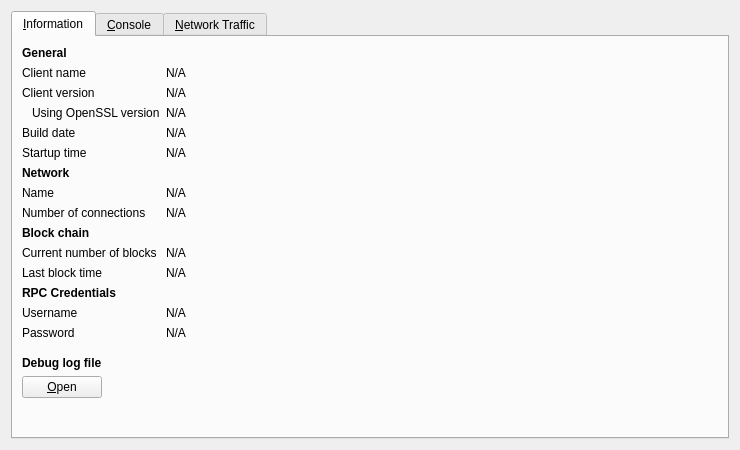
<?xml version="1.0" encoding="UTF-8"?>
<ui version="4.0">
 <class>RPCConsole</class>
 <widget class="QDialog" name="RPCConsole">
  <property name="geometry">
   <rect>
    <x>0</x>
    <y>0</y>
    <width>740</width>
    <height>450</height>
   </rect>
  </property>
  <property name="windowTitle">
   <string>Debug window</string>
  </property>
  <layout class="QVBoxLayout" name="verticalLayout_2">
   <item>
    <widget class="QTabWidget" name="tabWidget">
     <property name="currentIndex">
      <number>0</number>
     </property>
     <widget class="QWidget" name="tab_info">
      <attribute name="title">
       <string>&amp;Information</string>
      </attribute>
      <layout class="QFormLayout" name="formLayout">
       <item row="0" column="0">
        <widget class="QLabel" name="label_9">
         <property name="font">
          <font>
           <weight>75</weight>
           <bold>true</bold>
          </font>
         </property>
         <property name="text">
          <string>General</string>
         </property>
        </widget>
       </item>
       <item row="1" column="0">
        <widget class="QLabel" name="label_5">
         <property name="text">
          <string>Client name</string>
         </property>
        </widget>
       </item>
       <item row="1" column="1">
        <widget class="QLabel" name="clientName">
         <property name="cursor">
          <cursorShape>IBeamCursor</cursorShape>
         </property>
         <property name="text">
          <string>N/A</string>
         </property>
         <property name="textFormat">
          <enum>Qt::PlainText</enum>
         </property>
         <property name="textInteractionFlags">
          <set>Qt::LinksAccessibleByMouse|Qt::TextSelectableByKeyboard|Qt::TextSelectableByMouse</set>
         </property>
        </widget>
       </item>
       <item row="2" column="0">
        <widget class="QLabel" name="label_6">
         <property name="text">
          <string>Client version</string>
         </property>
        </widget>
       </item>
       <item row="2" column="1">
        <widget class="QLabel" name="clientVersion">
         <property name="cursor">
          <cursorShape>IBeamCursor</cursorShape>
         </property>
         <property name="text">
          <string>N/A</string>
         </property>
         <property name="textFormat">
          <enum>Qt::PlainText</enum>
         </property>
         <property name="textInteractionFlags">
          <set>Qt::LinksAccessibleByMouse|Qt::TextSelectableByKeyboard|Qt::TextSelectableByMouse</set>
         </property>
        </widget>
       </item>
       <item row="3" column="0">
        <widget class="QLabel" name="label_14">
         <property name="text">
          <string>Using OpenSSL version</string>
         </property>
         <property name="indent">
          <number>10</number>
         </property>
        </widget>
       </item>
       <item row="3" column="1">
        <widget class="QLabel" name="openSSLVersion">
         <property name="cursor">
          <cursorShape>IBeamCursor</cursorShape>
         </property>
         <property name="text">
          <string>N/A</string>
         </property>
         <property name="textFormat">
          <enum>Qt::PlainText</enum>
         </property>
         <property name="textInteractionFlags">
          <set>Qt::LinksAccessibleByMouse|Qt::TextSelectableByKeyboard|Qt::TextSelectableByMouse</set>
         </property>
        </widget>
       </item>
       <item row="4" column="0">
        <widget class="QLabel" name="label_12">
         <property name="text">
          <string>Build date</string>
         </property>
        </widget>
       </item>
       <item row="4" column="1">
        <widget class="QLabel" name="buildDate">
         <property name="cursor">
          <cursorShape>IBeamCursor</cursorShape>
         </property>
         <property name="text">
          <string>N/A</string>
         </property>
         <property name="textFormat">
          <enum>Qt::PlainText</enum>
         </property>
         <property name="textInteractionFlags">
          <set>Qt::LinksAccessibleByMouse|Qt::TextSelectableByKeyboard|Qt::TextSelectableByMouse</set>
         </property>
        </widget>
       </item>
       <item row="5" column="0">
        <widget class="QLabel" name="label_13">
         <property name="text">
          <string>Startup time</string>
         </property>
        </widget>
       </item>
       <item row="5" column="1">
        <widget class="QLabel" name="startupTime">
         <property name="cursor">
          <cursorShape>IBeamCursor</cursorShape>
         </property>
         <property name="text">
          <string>N/A</string>
         </property>
         <property name="textFormat">
          <enum>Qt::PlainText</enum>
         </property>
         <property name="textInteractionFlags">
          <set>Qt::LinksAccessibleByMouse|Qt::TextSelectableByKeyboard|Qt::TextSelectableByMouse</set>
         </property>
        </widget>
       </item>
       <item row="6" column="0">
        <widget class="QLabel" name="label_11">
         <property name="font">
          <font>
           <weight>75</weight>
           <bold>true</bold>
          </font>
         </property>
         <property name="text">
          <string>Network</string>
         </property>
        </widget>
       </item>
       <item row="7" column="0">
        <widget class="QLabel" name="label_8">
         <property name="text">
          <string>Name</string>
         </property>
        </widget>
       </item>
       <item row="7" column="1">
        <widget class="QLabel" name="networkName">
         <property name="cursor">
          <cursorShape>IBeamCursor</cursorShape>
         </property>
         <property name="text">
          <string>N/A</string>
         </property>
         <property name="textFormat">
          <enum>Qt::PlainText</enum>
         </property>
         <property name="textInteractionFlags">
          <set>Qt::LinksAccessibleByMouse|Qt::TextSelectableByKeyboard|Qt::TextSelectableByMouse</set>
         </property>
        </widget>
       </item>
       <item row="8" column="0">
        <widget class="QLabel" name="label_7">
         <property name="text">
          <string>Number of connections</string>
         </property>
        </widget>
       </item>
       <item row="8" column="1">
        <widget class="QLabel" name="numberOfConnections">
         <property name="cursor">
          <cursorShape>IBeamCursor</cursorShape>
         </property>
         <property name="text">
          <string>N/A</string>
         </property>
         <property name="textFormat">
          <enum>Qt::PlainText</enum>
         </property>
         <property name="textInteractionFlags">
          <set>Qt::LinksAccessibleByMouse|Qt::TextSelectableByKeyboard|Qt::TextSelectableByMouse</set>
         </property>
        </widget>
       </item>
       <item row="9" column="0">
        <widget class="QLabel" name="label_10">
         <property name="font">
          <font>
           <weight>75</weight>
           <bold>true</bold>
          </font>
         </property>
         <property name="text">
          <string>Block chain</string>
         </property>
        </widget>
       </item>
       <item row="10" column="0">
        <widget class="QLabel" name="label_3">
         <property name="text">
          <string>Current number of blocks</string>
         </property>
        </widget>
       </item>
       <item row="10" column="1">
        <widget class="QLabel" name="numberOfBlocks">
         <property name="cursor">
          <cursorShape>IBeamCursor</cursorShape>
         </property>
         <property name="text">
          <string>N/A</string>
         </property>
         <property name="textFormat">
          <enum>Qt::PlainText</enum>
         </property>
         <property name="textInteractionFlags">
          <set>Qt::LinksAccessibleByMouse|Qt::TextSelectableByKeyboard|Qt::TextSelectableByMouse</set>
         </property>
        </widget>
       </item>
       <item row="11" column="0">
        <widget class="QLabel" name="label_2">
         <property name="text">
          <string>Last block time</string>
         </property>
        </widget>
       </item>
       <item row="11" column="1">
        <widget class="QLabel" name="lastBlockTime">
         <property name="cursor">
          <cursorShape>IBeamCursor</cursorShape>
         </property>
         <property name="text">
          <string>N/A</string>
         </property>
         <property name="textFormat">
          <enum>Qt::PlainText</enum>
         </property>
         <property name="textInteractionFlags">
          <set>Qt::LinksAccessibleByMouse|Qt::TextSelectableByKeyboard|Qt::TextSelectableByMouse</set>
         </property>
        </widget>
       </item>
       <item row="12" column="0">
        <widget class="QLabel" name="label_15">
         <property name="font">
          <font>
           <weight>75</weight>
           <bold>true</bold>
          </font>
         </property>
         <property name="text">
          <string>RPC Credentials</string>
         </property>
        </widget>
       </item>
       <item row="13" column="0">
        <widget class="QLabel" name="label_4">
         <property name="text">
          <string>Username</string>
         </property>
        </widget>
       </item>
       <item row="13" column="1">
        <widget class="QLabel" name="username">
         <property name="cursor">
          <cursorShape>IBeamCursor</cursorShape>
         </property>
         <property name="text">
          <string>N/A</string>
         </property>
         <property name="textFormat">
          <enum>Qt::PlainText</enum>
         </property>
         <property name="textInteractionFlags">
          <set>Qt::LinksAccessibleByMouse|Qt::TextSelectableByKeyboard|Qt::TextSelectableByMouse</set>
         </property>
        </widget>
       </item>
       <item row="14" column="0">
        <widget class="QLabel" name="label_18">
         <property name="text">
          <string>Password</string>
         </property>
        </widget>
       </item>
       <item row="14" column="1">
        <widget class="QLabel" name="password">
         <property name="cursor">
          <cursorShape>IBeamCursor</cursorShape>
         </property>
         <property name="text">
          <string>N/A</string>
         </property>
         <property name="textFormat">
          <enum>Qt::PlainText</enum>
         </property>
         <property name="textInteractionFlags">
          <set>Qt::LinksAccessibleByMouse|Qt::TextSelectableByKeyboard|Qt::TextSelectableByMouse</set>
         </property>
        </widget>
       </item>
       <item row="15" column="0">
        <spacer name="verticalSpacer_2">
         <property name="orientation">
          <enum>Qt::Vertical</enum>
         </property>
         <property name="sizeHint" stdset="0">
          <size>
           <width>20</width>
           <height>20</height>
          </size>
         </property>
        </spacer>
       </item>
       <item row="16" column="0">
        <widget class="QLabel" name="labelDebugLogfile">
         <property name="font">
          <font>
           <weight>75</weight>
           <bold>true</bold>
          </font>
         </property>
         <property name="text">
          <string>Debug log file</string>
         </property>
        </widget>
       </item>
       <item row="17" column="0">
        <widget class="QPushButton" name="openDebugLogfileButton">
         <property name="toolTip">
          <string>Open the Digitalcoin debug log file from the current data directory. This can take a few seconds for large log files.</string>
         </property>
         <property name="text">
          <string>&amp;Open</string>
         </property>
         <property name="autoDefault">
          <bool>false</bool>
         </property>
        </widget>
       </item>
       <item row="18" column="0">
        <spacer name="verticalSpacer">
         <property name="orientation">
          <enum>Qt::Vertical</enum>
         </property>
         <property name="sizeHint" stdset="0">
          <size>
           <width>20</width>
           <height>40</height>
          </size>
         </property>
        </spacer>
       </item>
      </layout>
     </widget>
     <widget class="QWidget" name="tab_console">
      <attribute name="title">
       <string>&amp;Console</string>
      </attribute>
      <layout class="QVBoxLayout" name="verticalLayout_3">
       <property name="spacing">
        <number>3</number>
       </property>
       <item>
        <widget class="QTextEdit" name="messagesWidget">
         <property name="minimumSize">
          <size>
           <width>0</width>
           <height>100</height>
          </size>
         </property>
         <property name="readOnly">
          <bool>true</bool>
         </property>
         <property name="tabKeyNavigation" stdset="0">
          <bool>false</bool>
         </property>
         <property name="columnCount" stdset="0">
          <number>2</number>
         </property>
        </widget>
       </item>
       <item>
        <layout class="QHBoxLayout" name="horizontalLayout">
         <property name="spacing">
          <number>3</number>
         </property>
         <item>
          <widget class="QLabel" name="label">
           <property name="text">
            <string notr="true">&gt;</string>
           </property>
          </widget>
         </item>
         <item>
          <widget class="QLineEdit" name="lineEdit"/>
         </item>
         <item>
          <widget class="QPushButton" name="clearButton">
           <property name="maximumSize">
            <size>
             <width>24</width>
             <height>24</height>
            </size>
           </property>
           <property name="toolTip">
            <string>Clear console</string>
           </property>
           <property name="text">
            <string/>
           </property>
           <property name="icon">
            <iconset resource="../bitcoin.qrc">
             <normaloff>:/icons/remove</normaloff>:/icons/remove</iconset>
           </property>
           <property name="shortcut">
            <string notr="true">Ctrl+L</string>
           </property>
           <property name="autoDefault">
            <bool>false</bool>
           </property>
          </widget>
         </item>
        </layout>
       </item>
      </layout>
     </widget>
     <widget class="QWidget" name="tab">
      <attribute name="title">
       <string>&amp;Network Traffic</string>
      </attribute>
      <layout class="QHBoxLayout" name="horizontalLayout_3">
       <item>
        <layout class="QVBoxLayout" name="verticalLayout_4">
         <item>
          <widget class="TrafficGraphWidget" name="trafficGraph" native="true">
           <property name="sizePolicy">
            <sizepolicy hsizetype="Expanding" vsizetype="Expanding">
             <horstretch>0</horstretch>
             <verstretch>0</verstretch>
            </sizepolicy>
           </property>
          </widget>
         </item>
         <item>
          <layout class="QHBoxLayout" name="horizontalLayout_2">
           <item>
            <widget class="QSlider" name="sldGraphRange">
             <property name="minimum">
              <number>1</number>
             </property>
             <property name="maximum">
              <number>288</number>
             </property>
             <property name="pageStep">
              <number>12</number>
             </property>
             <property name="value">
              <number>6</number>
             </property>
             <property name="orientation">
              <enum>Qt::Horizontal</enum>
             </property>
            </widget>
           </item>
           <item>
            <widget class="QLabel" name="lblGraphRange">
             <property name="minimumSize">
              <size>
               <width>100</width>
               <height>0</height>
              </size>
             </property>
             <property name="alignment">
              <set>Qt::AlignCenter</set>
             </property>
            </widget>
           </item>
           <item>
            <widget class="QPushButton" name="btnClearTrafficGraph">
             <property name="text">
              <string>&amp;Clear</string>
             </property>
            </widget>
           </item>
          </layout>
         </item>
        </layout>
       </item>
       <item>
        <layout class="QVBoxLayout" name="verticalLayout">
         <item>
          <widget class="QGroupBox" name="groupBox">
           <property name="title">
            <string>Totals</string>
           </property>
           <layout class="QVBoxLayout" name="verticalLayout_5">
            <item>
             <layout class="QHBoxLayout" name="horizontalLayout_4">
              <item>
               <widget class="Line" name="line">
                <property name="sizePolicy">
                 <sizepolicy hsizetype="Fixed" vsizetype="Fixed">
                  <horstretch>0</horstretch>
                  <verstretch>0</verstretch>
                 </sizepolicy>
                </property>
                <property name="minimumSize">
                 <size>
                  <width>10</width>
                  <height>0</height>
                 </size>
                </property>
                <property name="palette">
                 <palette>
                  <active>
                   <colorrole role="Light">
                    <brush brushstyle="SolidPattern">
                     <color alpha="255">
                      <red>0</red>
                      <green>255</green>
                      <blue>0</blue>
                     </color>
                    </brush>
                   </colorrole>
                  </active>
                  <inactive>
                   <colorrole role="Light">
                    <brush brushstyle="SolidPattern">
                     <color alpha="255">
                      <red>0</red>
                      <green>255</green>
                      <blue>0</blue>
                     </color>
                    </brush>
                   </colorrole>
                  </inactive>
                  <disabled>
                   <colorrole role="Light">
                    <brush brushstyle="SolidPattern">
                     <color alpha="255">
                      <red>0</red>
                      <green>255</green>
                      <blue>0</blue>
                     </color>
                    </brush>
                   </colorrole>
                  </disabled>
                 </palette>
                </property>
                <property name="orientation">
                 <enum>Qt::Horizontal</enum>
                </property>
               </widget>
              </item>
              <item>
               <widget class="QLabel" name="label_16">
                <property name="text">
                 <string>In:</string>
                </property>
               </widget>
              </item>
              <item>
               <widget class="QLabel" name="lblBytesIn">
                <property name="minimumSize">
                 <size>
                  <width>50</width>
                  <height>0</height>
                 </size>
                </property>
                <property name="alignment">
                 <set>Qt::AlignRight|Qt::AlignTrailing|Qt::AlignVCenter</set>
                </property>
               </widget>
              </item>
             </layout>
            </item>
            <item>
             <layout class="QHBoxLayout" name="horizontalLayout_5">
              <item>
               <widget class="Line" name="line_2">
                <property name="sizePolicy">
                 <sizepolicy hsizetype="Fixed" vsizetype="Fixed">
                  <horstretch>0</horstretch>
                  <verstretch>0</verstretch>
                 </sizepolicy>
                </property>
                <property name="minimumSize">
                 <size>
                  <width>10</width>
                  <height>0</height>
                 </size>
                </property>
                <property name="palette">
                 <palette>
                  <active>
                   <colorrole role="Light">
                    <brush brushstyle="SolidPattern">
                     <color alpha="255">
                      <red>255</red>
                      <green>0</green>
                      <blue>0</blue>
                     </color>
                    </brush>
                   </colorrole>
                  </active>
                  <inactive>
                   <colorrole role="Light">
                    <brush brushstyle="SolidPattern">
                     <color alpha="255">
                      <red>255</red>
                      <green>0</green>
                      <blue>0</blue>
                     </color>
                    </brush>
                   </colorrole>
                  </inactive>
                  <disabled>
                   <colorrole role="Light">
                    <brush brushstyle="SolidPattern">
                     <color alpha="255">
                      <red>255</red>
                      <green>0</green>
                      <blue>0</blue>
                     </color>
                    </brush>
                   </colorrole>
                  </disabled>
                 </palette>
                </property>
                <property name="orientation">
                 <enum>Qt::Horizontal</enum>
                </property>
               </widget>
              </item>
              <item>
               <widget class="QLabel" name="label_17">
                <property name="text">
                 <string>Out:</string>
                </property>
               </widget>
              </item>
              <item>
               <widget class="QLabel" name="lblBytesOut">
                <property name="minimumSize">
                 <size>
                  <width>50</width>
                  <height>0</height>
                 </size>
                </property>
                <property name="alignment">
                 <set>Qt::AlignRight|Qt::AlignTrailing|Qt::AlignVCenter</set>
                </property>
               </widget>
              </item>
             </layout>
            </item>
            <item>
             <spacer name="verticalSpacer_4">
              <property name="orientation">
               <enum>Qt::Vertical</enum>
              </property>
              <property name="sizeHint" stdset="0">
               <size>
                <width>20</width>
                <height>407</height>
               </size>
              </property>
             </spacer>
            </item>
           </layout>
          </widget>
         </item>
        </layout>
       </item>
      </layout>
     </widget>
    </widget>
   </item>
  </layout>
 </widget>
 <customwidgets>
  <customwidget>
   <class>TrafficGraphWidget</class>
   <extends>QWidget</extends>
   <header>trafficgraphwidget.h</header>
   <container>1</container>
   <slots>
    <slot>clear()</slot>
   </slots>
  </customwidget>
 </customwidgets>
 <resources>
  <include location="../bitcoin.qrc"/>
 </resources>
 <connections/>
</ui>
